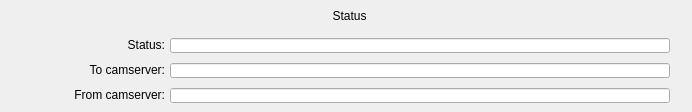
   <widget class="caFrame" name="caFrame_28">
    <property name="geometry">
     <rect>
      <x>705</x>
      <y>35</y>
      <width>692</width>
      <height>112</height>
     </rect>
    </property>
    <widget class="caGraphics" name="caRectangle_9">
     <property name="geometry">
      <rect>
       <x>298</x>
       <y>6</y>
       <width>105</width>
       <height>21</height>
      </rect>
     </property>
     <property name="foreground">
      <color>
       <red>218</red>
       <green>218</green>
       <blue>218</blue>
      </color>
     </property>
     <property name="linestyle" stdset="0">
      <enum>caGraphics::Solid</enum>
     </property>
     <property name="fillstyle" stdset="0">
      <enum>caGraphics::Filled</enum>
     </property>
     <property name="lineColor">
      <color>
       <red>218</red>
       <green>218</green>
       <blue>218</blue>
      </color>
     </property>
     <property name="form">
      <enum>caGraphics::Rectangle</enum>
     </property>
    </widget>
    <widget class="caGraphics" name="caRectangle_10">
     <property name="geometry">
      <rect>
       <x>0</x>
       <y>0</y>
       <width>690</width>
       <height>110</height>
      </rect>
     </property>
     <property name="foreground">
      <color>
       <red>0</red>
       <green>0</green>
       <blue>0</blue>
      </color>
     </property>
     <property name="linestyle" stdset="0">
      <enum>caGraphics::Solid</enum>
     </property>
     <property name="lineColor">
      <color>
       <red>0</red>
       <green>0</green>
       <blue>0</blue>
      </color>
     </property>
     <property name="form">
      <enum>caGraphics::Rectangle</enum>
     </property>
     <property name="background" stdset="0">
      <color alpha="0">
       <red>0</red>
       <green>0</green>
       <blue>0</blue>
      </color>
     </property>
    </widget>
    <widget class="caLabel" name="caLabel_28">
     <property name="geometry">
      <rect>
       <x>271</x>
       <y>6</y>
       <width>157</width>
       <height>20</height>
      </rect>
     </property>
     <property name="frameShape">
      <enum>QFrame::NoFrame</enum>
     </property>
     <property name="text">
      <string>Status</string>
     </property>
     <property name="alignment">
      <set>Qt::AlignAbsolute|Qt::AlignCenter|Qt::AlignHCenter|Qt::AlignVCenter</set>
     </property>
     <property name="fontScaleMode">
      <enum>ESimpleLabel::Height</enum>
     </property>
     <property name="foreground">
      <color>
       <red>10</red>
       <green>0</green>
       <blue>184</blue>
      </color>
     </property>
     <property name="background">
      <color alpha="0">
       <red>10</red>
       <green>0</green>
       <blue>184</blue>
      </color>
     </property>
    </widget>
    <widget class="caFrame" name="caFrame_29">
     <property name="geometry">
      <rect>
       <x>15</x>
       <y>85</y>
       <width>657</width>
       <height>22</height>
      </rect>
     </property>
     <widget class="caLabel" name="caLabel_29">
      <property name="geometry">
       <rect>
        <x>0</x>
        <y>0</y>
        <width>150</width>
        <height>20</height>
       </rect>
      </property>
      <property name="frameShape">
       <enum>QFrame::NoFrame</enum>
      </property>
      <property name="text">
       <string>From camserver:</string>
      </property>
      <property name="alignment">
       <set>Qt::AlignAbsolute|Qt::AlignRight|Qt::AlignTrailing|Qt::AlignVCenter</set>
      </property>
      <property name="fontScaleMode">
       <enum>ESimpleLabel::Height</enum>
      </property>
      <property name="foreground">
       <color>
        <red>0</red>
        <green>0</green>
        <blue>0</blue>
       </color>
      </property>
      <property name="background">
       <color alpha="0">
        <red>0</red>
        <green>0</green>
        <blue>0</blue>
       </color>
      </property>
     </widget>
     <widget class="caLineEdit" name="caLineEdit_16">
      <property name="geometry">
       <rect>
        <x>155</x>
        <y>3</y>
        <width>500</width>
        <height>15</height>
       </rect>
      </property>
      <property name="alignment">
       <set>Qt::AlignAbsolute|Qt::AlignLeading|Qt::AlignLeft|Qt::AlignVCenter</set>
      </property>
      <property name="channel" stdset="0">
       <string>$(P)$(R)StringFromServer_RBV</string>
      </property>
      <property name="foreground">
       <color>
        <red>0</red>
        <green>0</green>
        <blue>0</blue>
       </color>
      </property>
      <property name="background">
       <color>
        <red>115</red>
        <green>223</green>
        <blue>255</blue>
       </color>
      </property>
      <property name="colorMode">
       <enum>caLineEdit::Static</enum>
      </property>
      <property name="precisionMode">
       <enum>caLineEdit::Channel</enum>
      </property>
      <property name="limitsMode">
       <enum>caLineEdit::Channel</enum>
      </property>
      <property name="maxValue">
       <double>1.000000000000000</double>
      </property>
      <property name="minValue">
       <double>0.000000000000000</double>
      </property>
      <property name="fontScaleMode" stdset="0">
       <enum>caLineEdit::Height</enum>
      </property>
      <property name="formatType">
       <enum>caLineEdit::string</enum>
      </property>
     </widget>
    </widget>
    <widget class="caLabel" name="caLabel_30">
     <property name="geometry">
      <rect>
       <x>95</x>
       <y>35</y>
       <width>70</width>
       <height>20</height>
      </rect>
     </property>
     <property name="frameShape">
      <enum>QFrame::NoFrame</enum>
     </property>
     <property name="text">
      <string>Status:</string>
     </property>
     <property name="alignment">
      <set>Qt::AlignAbsolute|Qt::AlignRight|Qt::AlignTrailing|Qt::AlignVCenter</set>
     </property>
     <property name="fontScaleMode">
      <enum>ESimpleLabel::Height</enum>
     </property>
     <property name="foreground">
      <color>
       <red>0</red>
       <green>0</green>
       <blue>0</blue>
      </color>
     </property>
     <property name="background">
      <color alpha="0">
       <red>0</red>
       <green>0</green>
       <blue>0</blue>
      </color>
     </property>
    </widget>
    <widget class="caLineEdit" name="caLineEdit_17">
     <property name="geometry">
      <rect>
       <x>170</x>
       <y>38</y>
       <width>500</width>
       <height>15</height>
      </rect>
     </property>
     <property name="alignment">
      <set>Qt::AlignAbsolute|Qt::AlignLeading|Qt::AlignLeft|Qt::AlignVCenter</set>
     </property>
     <property name="channel" stdset="0">
      <string>$(P)$(R)StatusMessage_RBV</string>
     </property>
     <property name="foreground">
      <color>
       <red>0</red>
       <green>0</green>
       <blue>0</blue>
      </color>
     </property>
     <property name="background">
      <color>
       <red>115</red>
       <green>223</green>
       <blue>255</blue>
      </color>
     </property>
     <property name="colorMode">
      <enum>caLineEdit::Static</enum>
     </property>
     <property name="precisionMode">
      <enum>caLineEdit::Channel</enum>
     </property>
     <property name="limitsMode">
      <enum>caLineEdit::Channel</enum>
     </property>
     <property name="maxValue">
      <double>1.000000000000000</double>
     </property>
     <property name="minValue">
      <double>0.000000000000000</double>
     </property>
     <property name="fontScaleMode" stdset="0">
      <enum>caLineEdit::Height</enum>
     </property>
     <property name="formatType">
      <enum>caLineEdit::string</enum>
     </property>
    </widget>
    <widget class="caFrame" name="caFrame_30">
     <property name="geometry">
      <rect>
       <x>35</x>
       <y>60</y>
       <width>637</width>
       <height>22</height>
      </rect>
     </property>
     <widget class="caLabel" name="caLabel_31">
      <property name="geometry">
       <rect>
        <x>0</x>
        <y>0</y>
        <width>130</width>
        <height>20</height>
       </rect>
      </property>
      <property name="frameShape">
       <enum>QFrame::NoFrame</enum>
      </property>
      <property name="text">
       <string>To camserver:</string>
      </property>
      <property name="alignment">
       <set>Qt::AlignAbsolute|Qt::AlignRight|Qt::AlignTrailing|Qt::AlignVCenter</set>
      </property>
      <property name="fontScaleMode">
       <enum>ESimpleLabel::Height</enum>
      </property>
      <property name="foreground">
       <color>
        <red>0</red>
        <green>0</green>
        <blue>0</blue>
       </color>
      </property>
      <property name="background">
       <color alpha="0">
        <red>0</red>
        <green>0</green>
        <blue>0</blue>
       </color>
      </property>
     </widget>
     <widget class="caLineEdit" name="caLineEdit_18">
      <property name="geometry">
       <rect>
        <x>135</x>
        <y>3</y>
        <width>500</width>
        <height>15</height>
       </rect>
      </property>
      <property name="alignment">
       <set>Qt::AlignAbsolute|Qt::AlignLeading|Qt::AlignLeft|Qt::AlignVCenter</set>
      </property>
      <property name="channel" stdset="0">
       <string>$(P)$(R)StringToServer_RBV</string>
      </property>
      <property name="foreground">
       <color>
        <red>0</red>
        <green>0</green>
        <blue>0</blue>
       </color>
      </property>
      <property name="background">
       <color>
        <red>115</red>
        <green>223</green>
        <blue>255</blue>
       </color>
      </property>
      <property name="colorMode">
       <enum>caLineEdit::Static</enum>
      </property>
      <property name="precisionMode">
       <enum>caLineEdit::Channel</enum>
      </property>
      <property name="limitsMode">
       <enum>caLineEdit::Channel</enum>
      </property>
      <property name="maxValue">
       <double>1.000000000000000</double>
      </property>
      <property name="minValue">
       <double>0.000000000000000</double>
      </property>
      <property name="fontScaleMode" stdset="0">
       <enum>caLineEdit::Height</enum>
      </property>
      <property name="formatType">
       <enum>caLineEdit::string</enum>
      </property>
     </widget>
    </widget>
   </widget>
